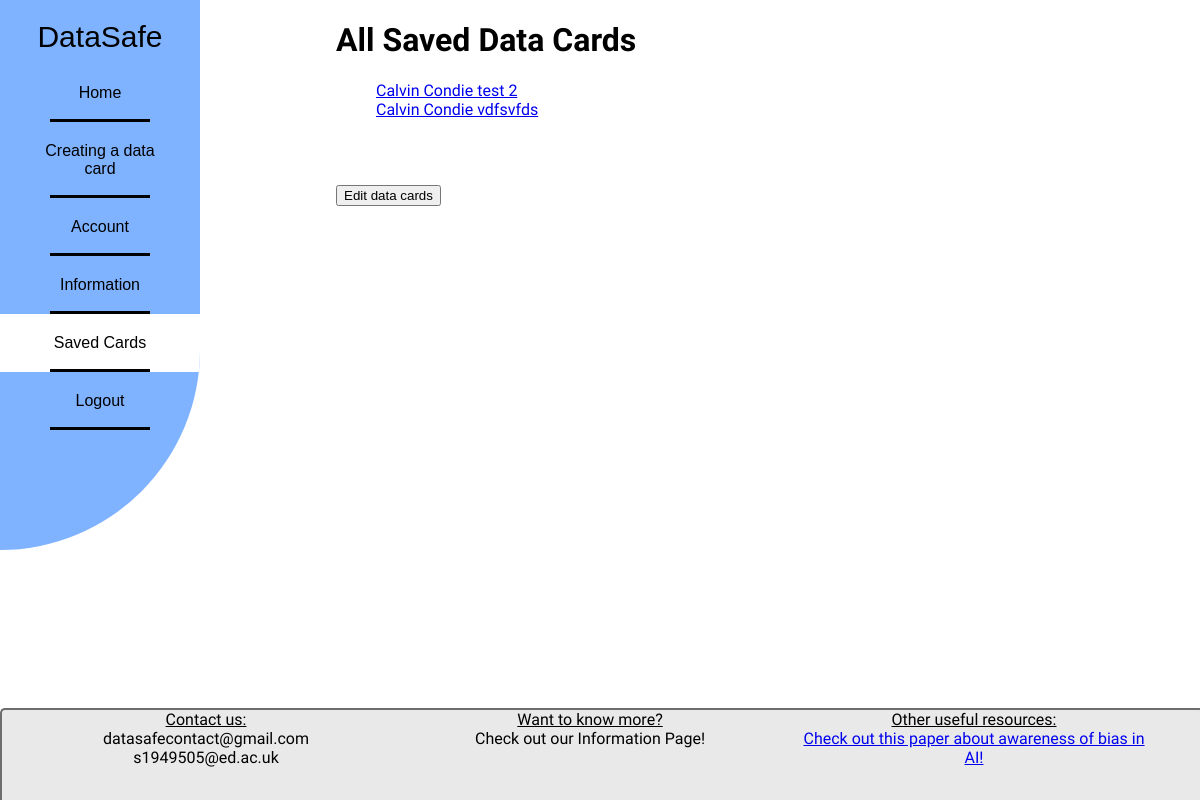
Before: /saved/ (signed in) with the older database file.
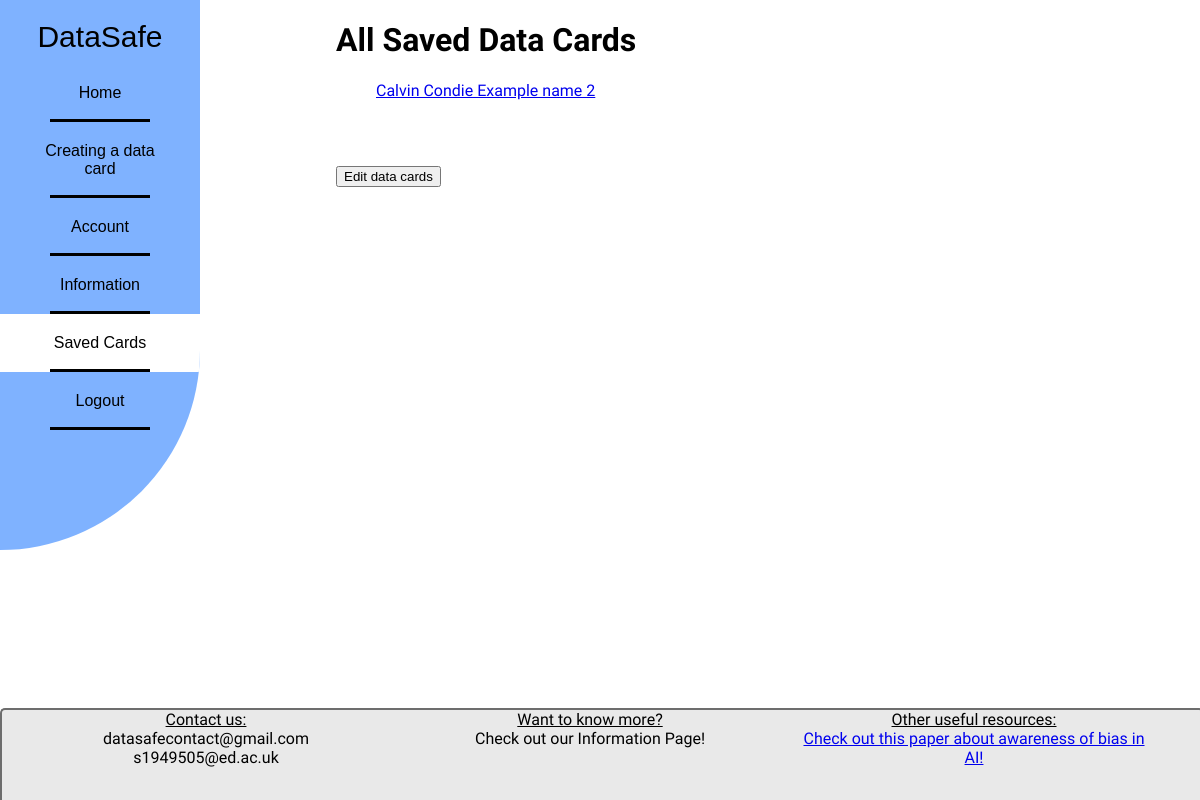
After: the same page with the newer database file.
### insights/models.py (models this page shows)
class Datacard(models.Model):
    user = models.ForeignKey(settings.AUTH_USER_MODEL, on_delete=models.CASCADE)
    dataset_name = models.CharField(max_length=100, default= "N/A")
    identifier = models.CharField(max_length=400, blank=True)
    description = models.TextField(default= "N/A")
    motivation = models.TextField(default= "N/A")
    dataset_accessibility = models.CharField(max_length=100, default= "N/A")
    accessibility_info = models.TextField(default= "N/A")
    research_motivation = models.TextField(default= "N/A")
    authors = models.TextField(default= "N/A")
    contributors = models.TextField(default= "N/A")
    funding_type = models.CharField(max_length=100, default= "N/A")
    funding_info = models.TextField(default= "N/A")
    is_combination = models.BooleanField(default=False)
    combination_info = models.TextField(blank=True, null=True)
    date_created = models.TextField(default= "N/A")
    version = models.CharField(max_length=20, default= "N/A")
    applications = models.TextField(default= "N/A")
    datatypes = models.TextField(default= "N/A")
    primary_data = models.CharField(max_length=100, default= "N/A")
    annotation_method = models.CharField(max_length=100, default= "N/A")
    annotation_info = models.TextField(default= "N/A")
    collection = models.TextField(default= "N/A")
    size = models.TextField(default= "N/A")
    personal_data = models.CharField(max_length=100, default= "N/A")
    flaws = models.TextField(default= "N/A")
    data_splits = models.TextField(default= "N/A")
    dataset_format = models.CharField(max_length=100, default= "N/A")
    languages = models.TextField(default= "N/A")
    doi = models.CharField(max_length=100, default= "N/A")
    licence = models.CharField(max_length=100, default= "N/A")
    last_update = models.TextField(default= "N/A")
    is_maintained = models.BooleanField(default=False)
    maintenance_info = models.TextField(max_length=1000, blank=True, default = 'N/A')
    possible_uses = models.TextField(default= "N/A")
    unsafe_applications = models.TextField(default= "N/A")
    bias_problems = models.TextField(default= "N/A")
    social_impact = models.TextField(default= "N/A")
    dataset_citation = models.TextField(default= "N/A")
    additional_information = models.TextField(blank=True, default= "N/A")

### insights/main/views.py (the view)
# urls.py: path('saved/', saved_view, name='saved'),
@login_required
def saved_view(request):
    user_datacards = Datacard.objects.filter(user=request.user)
    return render(request, 'main/saved.html', {'user_datacards': user_datacards})

### insights/templates/main/saved.html (shortened to what this page needs)
{% load static %}
<!DOCTYPE html>
<html>
    <head>
        <link rel="stylesheet" type="text/css" href="{% static 'style.css' %}">
    </head>
<body>
<div class="sidenav" style="z-index: 1;">
    <li style="text-align:center; padding-top: 20px; padding-bottom: 10px; font-size:30px;">
        DataSafe
    </li>
    <li>
        <a href="{% url 'home' %}">Home</a>
    </li>
    <li>
        <a href="{% url 'intro' %}">Creating a data card</a>
    </li>
    <li>
        <a href="{% url 'account' %}">Account</a>
    </li>
    <li>
        <a href="{% url 'browse' %}">Information</a>
    </li>
    <li>
        <a class="active" href="{% url 'saved' %}">Saved Cards</a>
    </li>
    {% if request.user.is_authenticated %}
    <li>
        <a id="logoutButton" href="#">Logout</a>
    </li>
</div>
    {% else %}
        <li>
            <a id="loginButton" href="{% url 'login' %}">Login</a>
        </li>
</div>
{% endif %}
{% if request.user.is_authenticated %}
<div style="position: relative; margin-left: 28%; font-family: 'Inria Sans'">
    <h1>All Saved Data Cards</h1>
    <ul id="allSavedDataList">
        {% for datacard in user_datacards %}
            {% if datacard.identifier %}
                <li style="display: block;">
                    <a href="#" onclick="saveDataCard('{{ datacard.identifier }}')"> {{ datacard.identifier }}</a>
                </li>
            {% else %}
                <li>Datacard identifier is empty</li>
            {% endif %}
        {% endfor %}
    </ul>
    <button style="margin-top: 50px;" id="datacard_edit" onclick="toggleEdit()">Edit data cards</button>
</div>
<button id="clearDatacardsBtn">Clear All Datacards</button>
{% else %}
<div style="position: relative; margin-left: 28%; font-family: 'Inria Sans'">
    <h1>To view your saved data cardsm you must either log in or create an account!</h1>
</div>
{% endif %}
<div class="footer" style="font-family: 'Inria Sans'; position: absolute">
    <a><u>Contact us:</u> <br> datasafecontact@gmail.com <br> s1949505@ed.ac.uk </a>
    <a><u>Want to know more?</u> <br> Check out our Information Page!</a>
    <a><u>Other useful resources:</u> <br> <a href="https://dl.acm.org/doi/10.1145/2090236.2090255">Check out this paper about awareness of bias in AI!</a></a>
</div>
</body>
</html>

Changed rows visible on the page:
removed Datacard: identifier "Calvin Condie test 2"
removed Datacard: identifier "Calvin Condie vdfsvfds"
added Datacard: identifier "Calvin Condie Example name 2"
